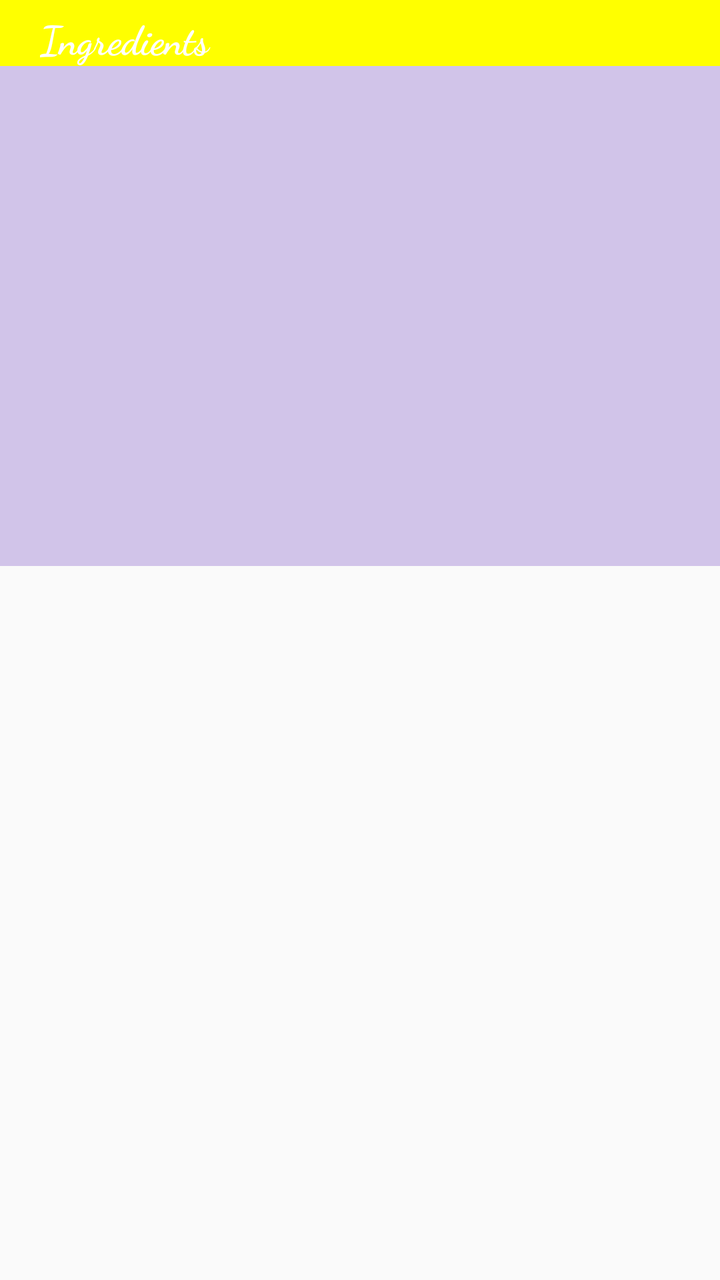
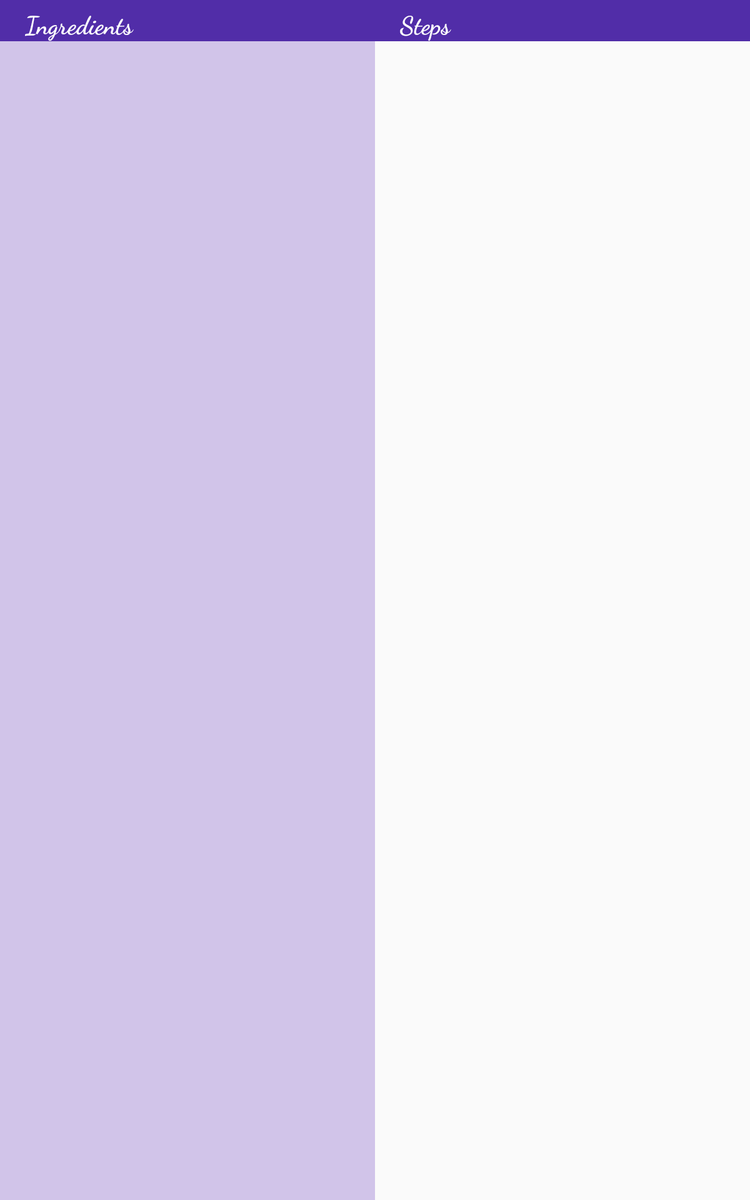

First picture: res/layout/ on a phone held upright. Second picture: the repository's own variant of that layout, on a device whose configuration matches the variant's folder. Source for both follows.
<!-- AndroidManifest.xml: application theme AppTheme -->
<!-- res/layout/description_recipe_fragment.xml -->
<?xml version="1.0" encoding="utf-8"?>
<android.support.constraint.ConstraintLayout xmlns:android="http://schemas.android.com/apk/res/android"
    xmlns:app="http://schemas.android.com/apk/res-auto"
    xmlns:tools="http://schemas.android.com/tools"
    android:layout_width="match_parent"
    android:layout_height="match_parent"
    tools:context=".environment.android.activities.DescriptionRecipeActivity">

    <android.support.v7.widget.CardView
        android:id="@+id/cardView"
        android:layout_width="match_parent"
        android:layout_height="wrap_content"
        android:visibility="gone"
        app:cardCornerRadius="5dp"
        app:contentPadding="10dp"
        app:layout_constraintLeft_toLeftOf="parent"
        app:layout_constraintTop_toTopOf="parent">

        <RelativeLayout
            android:layout_width="wrap_content"
            android:layout_height="wrap_content">

            <ImageView
                android:id="@+id/description_recipe_image"
                android:layout_width="50dp"
                android:layout_height="50dp"
                android:scaleType="center"
                android:contentDescription="TODO" />

            <TextView
                android:id="@+id/description_recipe_name"
                android:layout_width="match_parent"
                android:layout_height="50dp"
                android:textAlignment="center"
                android:layout_toRightOf="@+id/description_recipe_image"
                android:layout_toEndOf="@+id/description_recipe_image"
                style="@style/TitleStyle"
                tools:text="Recipe Name"
                tools:background="#FFFF00"/>
        </RelativeLayout>
    </android.support.v7.widget.CardView>

    <TextView
        android:id="@+id/description_ingredients_title"
        android:layout_width="match_parent"
        android:layout_height="wrap_content"
        android:gravity="start"
        android:text="@string/ingredients"
        android:paddingTop="5dp"
        android:paddingLeft="20dp"
        android:paddingRight="20dp"
        android:paddingStart="20dp"
        android:paddingEnd="20dp"
        app:layout_constraintTop_toTopOf="parent"
        android:background="@color/colorPrimaryLight"
        style="@style/TitleStyleIngredients"
        tools:background="#FFFF00"/>

    <android.support.v7.widget.RecyclerView
        android:id="@+id/description_ingredients"
        android:layout_width="0dp"
        android:layout_height="250dp"
        android:paddingTop="5dp"
        android:paddingLeft="20dp"
        android:paddingRight="20dp"
        android:paddingStart="20dp"
        android:paddingEnd="20dp"
        android:background="@color/colorPrimaryLight"
        android:overScrollMode="never"
        app:layout_constraintTop_toBottomOf="@+id/description_ingredients_title"
        app:layout_constraintLeft_toLeftOf="@+id/description_ingredients_title"
        app:layout_constraintRight_toRightOf="@+id/description_ingredients_title" />

    <android.support.v7.widget.RecyclerView
        android:id="@+id/description_steps_preview"
        android:layout_width="0dp"
        android:layout_height="0dp"
        android:paddingTop="10dp"
        android:overScrollMode="never"
        app:layout_constraintTop_toBottomOf="@+id/description_ingredients"
        app:layout_constraintLeft_toLeftOf="@+id/description_ingredients"
        app:layout_constraintRight_toRightOf="@+id/description_ingredients"
        app:layout_constraintBottom_toBottomOf="parent"/>
</android.support.constraint.ConstraintLayout>
<!-- resources referenced by this layout -->
<resources>
  <color name="colorPrimaryLight">#D1C4E9</color>
  <string name="ingredients">Ingredients</string>
  <style name="TitleStyle" parent="TitleCursive">
          <item name="android:textSize">45sp</item>
      </style>
  <style name="TitleStyleIngredients" parent="TitleCursive">
          <item name="android:textSize">20sp</item>
          <item name="android:background">@color/colorPrimaryDark</item>
          <item name="android:textColor">@color/colorAccent</item>
      </style>
  <style name="AppTheme" parent="Theme.AppCompat.Light.DarkActionBar">
          
          <item name="colorPrimary">@color/colorPrimary</item>
          <item name="colorPrimaryDark">@color/colorPrimaryDark</item>
          <item name="colorAccent">@color/colorAccent</item>
          <item name="cardViewStyle">@style/CardView</item>
      </style>
  <style name="TitleCursive">
          <item name="android:fontFamily">cursive</item>
          <item name="android:textStyle">bold</item>
      </style>
  <color name="colorPrimaryDark">#512DA8</color>
  <color name="colorAccent">#FFFFFF</color>
  <color name="colorPrimary">#673AB7</color>
</resources>
<!-- res/layout-sw600dp-port/description_recipe_fragment.xml (the repository's variant of the layout above) -->
<!-- drawn on a 7-inch tablet held upright -->
<?xml version="1.0" encoding="utf-8"?>
<android.support.constraint.ConstraintLayout xmlns:android="http://schemas.android.com/apk/res/android"
    xmlns:app="http://schemas.android.com/apk/res-auto"
    xmlns:tools="http://schemas.android.com/tools"
    android:layout_width="match_parent"
    android:layout_height="match_parent"
    tools:context=".environment.activities.DescriptionRecipeActivity">

    <android.support.v7.widget.CardView
        android:id="@+id/cardView"
        android:layout_width="match_parent"
        android:layout_height="wrap_content"
        android:visibility="gone"
        app:cardCornerRadius="5dp"
        app:contentPadding="10dp"
        app:layout_constraintLeft_toLeftOf="parent"
        app:layout_constraintTop_toTopOf="parent">

        <RelativeLayout
            android:layout_width="wrap_content"
            android:layout_height="wrap_content">

            <TextView
                android:id="@+id/description_recipe_name"
                android:layout_width="match_parent"
                android:layout_height="50dp"
                android:textAlignment="center"
                android:gravity="center"
                style="@style/TitleStyle"
                tools:text="Recipe Name"
                tools:background="#FFFF00"/>
        </RelativeLayout>
    </android.support.v7.widget.CardView>

    <TextView
        android:id="@+id/description_ingredients_title"
        android:layout_width="0dp"
        android:layout_height="wrap_content"
        android:gravity="start"
        android:text="@string/ingredients"
        android:paddingTop="5dp"
        android:paddingLeft="20dp"
        android:paddingRight="20dp"
        android:paddingStart="20dp"
        android:paddingEnd="20dp"
        app:layout_constraintTop_toTopOf="parent"
        app:layout_constraintRight_toLeftOf="@+id/description_steps_title"
        app:layout_constraintLeft_toLeftOf="parent"
        style="@style/TitleStyleIngredients" />

    <TextView
        android:id="@+id/description_steps_title"
        android:layout_width="0dp"
        android:layout_height="wrap_content"
        android:gravity="start"
        android:text="@string/steps"
        android:paddingTop="5dp"
        android:paddingLeft="20dp"
        android:paddingRight="20dp"
        android:paddingStart="20dp"
        android:paddingEnd="20dp"
        app:layout_constraintTop_toTopOf="@+id/description_ingredients_title"
        app:layout_constraintLeft_toRightOf="@+id/description_ingredients_title"
        app:layout_constraintRight_toRightOf="parent"
        style="@style/TitleStyleStep" />

    <android.support.v7.widget.RecyclerView
        android:id="@+id/description_ingredients"
        android:layout_width="0dp"
        android:layout_height="0dp"
        android:paddingTop="5dp"
        android:paddingLeft="20dp"
        android:paddingRight="20dp"
        android:paddingStart="20dp"
        android:paddingEnd="20dp"
        android:background="@color/colorPrimaryLight"
        app:layout_constraintTop_toBottomOf="@+id/description_ingredients_title"
        app:layout_constraintLeft_toLeftOf="parent"
        app:layout_constraintRight_toLeftOf="@+id/description_steps_preview"
        app:layout_constraintBottom_toBottomOf="parent"/>

    <android.support.v7.widget.RecyclerView
        android:id="@+id/description_steps_preview"
        android:layout_width="0dp"
        android:layout_height="0dp"
        android:layout_marginTop="1dp"
        app:layout_constraintTop_toBottomOf="@+id/description_ingredients_title"
        app:layout_constraintRight_toRightOf="parent"
        app:layout_constraintLeft_toRightOf="@+id/description_ingredients"
        app:layout_constraintBottom_toBottomOf="parent"/>
</android.support.constraint.ConstraintLayout>
<!-- resources referenced by the variant -->
<!-- as a 7-inch tablet held upright resolves them -->
<resources>
  <color name="colorPrimaryLight">#D1C4E9</color>
  <string name="ingredients">Ingredients</string>
  <string name="steps">Steps</string>
  <style name="TitleStyle" parent="TitleCursive">
          <item name="android:textSize">45sp</item>
      </style>
  <style name="TitleStyleIngredients" parent="TitleCursive">
          <item name="android:textSize">20sp</item>
          <item name="android:background">@color/colorPrimaryDark</item>
          <item name="android:textColor">@color/colorAccent</item>
      </style>
  <style name="TitleStyleStep" parent="TitleCursive">
          <item name="android:textSize">20sp</item>
          <item name="android:background">@drawable/step_title_background</item>
          <item name="android:textColor">@color/colorAccent</item>
      </style>
  <style name="AppTheme" parent="Theme.AppCompat.Light.DarkActionBar">
          
          <item name="colorPrimary">@color/colorPrimary</item>
          <item name="colorPrimaryDark">@color/colorPrimaryDark</item>
          <item name="colorAccent">@color/colorAccent</item>
          <item name="cardViewStyle">@style/CardView</item>
      </style>
  <style name="TitleCursive">
          <item name="android:fontFamily">cursive</item>
          <item name="android:textStyle">bold</item>
      </style>
  <color name="colorPrimaryDark">#512DA8</color>
  <color name="colorAccent">#FFFFFF</color>
  <!-- drawable step_title_background (drawable) -->
  <?xml version="1.0" encoding="utf-8"?>
  <selector xmlns:android="http://schemas.android.com/apk/res/android">
      <item android:state_selected="false" android:drawable="@color/colorPrimaryDark" />
  </selector>
  <color name="colorPrimary">#673AB7</color>
</resources>
